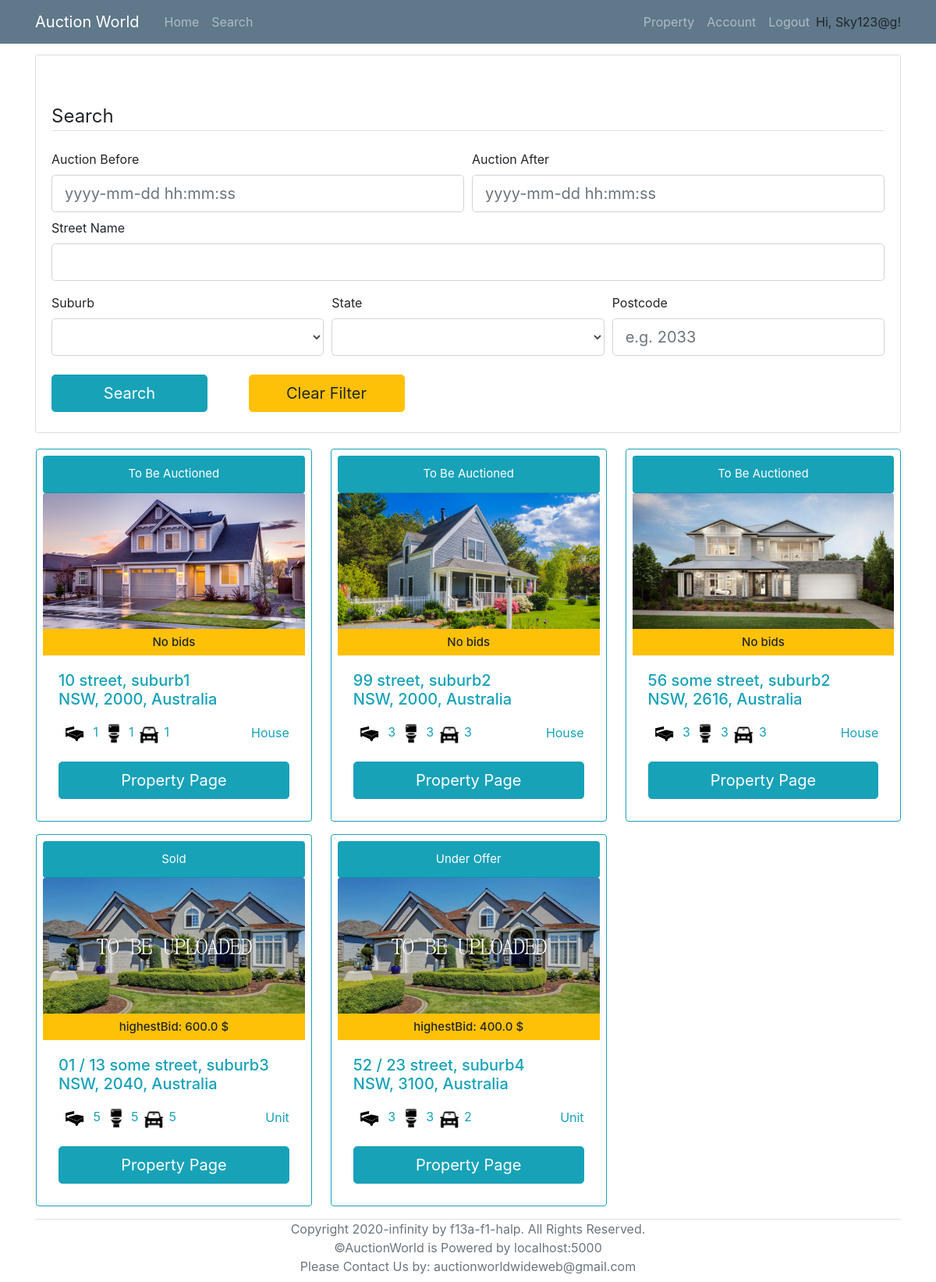
Screenshot of /search (signed in) with the database file from the repository.
### models.py (models this page shows, shortened)
class User(UserMixin, db.Model):
    __tablename__ = 'User'
    id = db.Column(db.Integer, primary_key = True)
    login_name = db.Column(db.String(collation='NOCASE') ,unique=True, nullable=False)
    email = db.Column(db.String, unique=True, nullable=False)
    password_hash = db.Column(db.String, nullable=False)
    address = db.Column(db.String(1000), nullable=False)
    date_of_birth = db.Column(db.DateTime, nullable=False)
    phone_number = db.Column(db.String,unique=True, nullable=False)
    id_confirmation = db.Column(db.String(100), nullable=True)
    auctionId = db.relationship('AuctionDetails', backref='seller', lazy='dynamic')
    properties = db.relationship('Property', backref='sellerID', lazy='dynamic')
    cards = db.relationship('BankDetails', backref='user', lazy='dynamic')
    registeredProperties = db.relationship('Property',secondary=lambda: RegisteredAssociation.__table__, backref="RegisteredBidders")

class Property(db.Model):
    __tablename__ = 'Property'
    id = db.Column(db.Integer, primary_key = True)
    property_type = db.Column(db.String)
    add_unit = db.Column(db.String(100))
    add_num = db.Column(db.String(100))
    add_name = db.Column(db.String(100))
    add_suburb = db.Column(db.String(100))
    add_state = db.Column(db.String(3))
    add_pc = db.Column(db.String(4))
    num_bedrooms = db.Column(db.Integer)
    num_parking = db.Column(db.Integer)
    num_bathrooms = db.Column(db.Integer)
    parking_features = db.Column(db.String)
    building_size = db.Column(db.Integer)
    land_size = db.Column(db.Integer)
    inspection_date = db.Column(db.DateTime)
    description = db.Column(db.String(2000))
    year_built = db.Column(db.Integer)
    status = db.Column(db.String)
    seller = db.Column(db.Integer, db.ForeignKey('User.id'))
    auctionId = db.relationship('AuctionDetails', backref='Property', uselist=False)
    photo_collection = db.relationship('Photos', backref='Property', lazy='dynamic')
    registeredBidders = db.relationship('User',secondary=lambda: RegisteredAssociation.__table__, backref="RegisteredProperties")

class Photos(db.Model):
    __tablename__ = 'Photos'
    id = db.Column(db.Integer, primary_key = True)
    photo = db.Column(db.String)
    property_id = db.Column(db.Integer, db.ForeignKey('Property.id'))

### routes.py (the view, shortened to what this page needs)
@app.route('/search', methods=['POST','GET'])
@login_required
def search():
    form=searchForm()
    available_suburbs=db.session.query(Property.add_suburb).distinct(Property.add_suburb)
    available_states=db.session.query(Property.add_state).distinct(Property.add_state)
    form.suburb.choices=[("")]+[(i.add_suburb) for i in available_suburbs]
    form.state.choices=[("")]+[(i.add_state) for i in available_states]
    full_list = db.session.query(Property,AuctionDetails,func.max(Bid.Amount).label('highestBid'))\
                        .outerjoin(AuctionDetails, AuctionDetails.PropertyID==Property.id)\
                        .outerjoin(Bid, Bid.AuctionID == AuctionDetails.id)\
                        .group_by(Property.id)
    property_Id=[]
    return render_template('search.html', title='search', form=form, properties=full_list)

### forms.py
class searchForm(FlaskForm):
    auction_before =  DateTimeField('Auction Before', format='%Y-%m-%d %H:%M:%S',validators=[Optional()])
    auction_after = DateTimeField('Auction After', format='%Y-%m-%d %H:%M:%S',validators=[Optional()])
    suburb = SelectField('Suburb', validators=[Optional()])
    state = SelectField('State', validators=[Optional()])
    street = StringField('Street Name',validators=[Optional()])
    postcode = StringField('Postcode', validators=[Optional()])
    submit = SubmitField('Search')
    clear = SubmitField('Clear Filter')

### models.py (called while the page is built)
@login_manager.user_loader
def load_user(id):
    return User.query.get(id)

### templates/search.html (shortened to what this page needs)
{% extends "base.html" %}
{% block content %}
	<div class="content-section">
		<form action="" method= "POST" style="margin-top: 50px;" novalidate>
			<fieldset class="form-group">
				<legend class="border-bottom mb-4">Search</legend>
				<div class="form-row">
					<div class="col">
						{{ form.auction_before.label }}<br>
						{% if form.auction_before.errors %}
							{{ form.auction_before(class="form-control form-control-lg is-invalid") }}
							<div class="invalid-feedback">
								{% for error in form.auction_before.errors %}
									<span>{{ error }}</span>
								{% endfor %}
							</div>
						{% else %}
							{{ form.auction_before(class="form-control form-control-lg", placeholder="yyyy-mm-dd hh:mm:ss") }}
						{% endif %}
					</div>
					<div class="col">
						{{ form.auction_after.label }}<br>
						{% if form.auction_after.errors %}
							{{ form.auction_after(class="form-control form-control-lg is-invalid") }}
							<div class="invalid-feedback">
								{% for error in form.auction_after.errors %}
									<span>{{ error }}</span>
								{% endfor %}
							</div>
						{% else %}
							{{ form.auction_after(class="form-control form-control-lg", placeholder="yyyy-mm-dd hh:mm:ss") }}
						{% endif %}
					</div>
				</div>
				<div class="form-group mt-2">
					{{ form.street.label }}<br>
					{% if form.street.errors %}
						{{ form.street(class="form-control form-control-lg is-invalid") }}
						<div class="invalid-feedback">
							{% for error in form.street.errors %}
								<span>{{ error }}</span>
							{% endfor %}
						</div>
					{% else %}
						{{ form.street(class="form-control form-control-lg") }}
					{% endif %}
				</div>
				<div class="form-row">
					<div class="col">
					{{ form.suburb.label }}<br>
					{% if form.suburb.errors %}
						{{ form.suburb(class="form-control form-control-lg is-invalid") }}
						<div class="invalid-feedback">
							{% for error in form.suburb.errors %}
								<span>{{ error }}</span>
							{% endfor %}
						</div>
					{% else %}
						{{ form.suburb(class="form-control form-control-lg") }}
					{% endif %}
					</div>
					<div class="col">
					{{ form.state.label }}<br>
					{% if form.state.errors %}
						{{ form.state(class="form-control form-control-lg is-invalid") }}
						<div class="invalid-feedback">
							{% for error in form.state.errors %}
								<span>{{ error }}</span>
							{% endfor %}
						</div>
					{% else %}
						{{ form.state(class="form-control form-control-lg") }}
					{% endif %}
					</div>
					<div class="col">
					{{ form.postcode.label }}<br>
					{% if form.postcode.errors %}
						{{ form.postcode(class="form-control form-control-lg is-invalid") }}
						<div class="invalid-feedback">
							{% for error in form.postcode.errors %}
								<span>{{ error }}</span>
							{% endfor %}
						</div>
					{% else %}
						{{ form.postcode(class="form-control form-control-lg", placeholder="e.g. 2033") }}
					{% endif %}
					</div>
				</div>
				<div class="form-group mt-4 mb-0">
					{{ form.submit(class="btn btn-info btn-lg mr-5" ,style="width:200px") }}
					{{ form.clear (class="btn btn-warning btn-lg",style="width:200px") }}
				</div>
			</fieldset>
		</form>
	</div>
	<div class="row col-xl-15">
		{% if properties.count() == 0 %}
			<div style="width:100%; text-align: center; margin-bottom: 100px;">
				<h1 class="text-info">No results found.</h1>
			</div>
		{% else %}
			{% for (p,a,b) in properties %}
				<div class="card border-info p-2 col-md-3.8 ml-3 mr-2 mb-3">
					<div class="card-header rounded text-center bg-info text-white" style="font-size: 15px;">
						{% if p.status == "auction" %}
							To Be Auctioned
						{% elif p.status == "sold" %}
							Sold
						{% else %}
							Under Offer
						{% endif %}
					</div>
					{% if not p.photo_collection.all() %}
						<img class="card-img-top" src="/static/propertyImage/Sample.jpg" alt="Card image cap" style="width:335.81px; height: 180px;" >
					{% else %}
						<img class="card-img-top" src="/static/propertyImage/{{p.photo_collection.first().photo}}" alt="Card image cap" style="width:335.81px; height: 180px;" >
					{% endif %}
					<h6 class="card-subtitle pt-2 pb-2 text-center bg-warning" style="font-size: 15px;">
                        {% if b:%}
                            highestBid: {{b}} $
                        {% else %}
                            No bids
                        {% endif%}
                    </h6>
					<div class="card-body text-info">
						<h4 class="card-title" style="font-size: 20px;">
							{% if p.add_unit %}
								{{p.add_unit}} /
							{% endif %}
							{{p.add_num}} {{p.add_name}}, {{p.add_suburb}} <br> {{p.add_state}}, {{p.add_pc}}, Australia
						</h4>
						<p class="card-text">
							<span><img src="/static/icons/bedicon.png" alt="Card image cap" style="width:40px; height: 40px;"> {{p.num_bedrooms}}</span>
							<span><img src="/static/icons/restroom.png" alt="Card image cap" style="width:30px; height: 30px;"> {{p.num_bathrooms}}</span>
							<span><img src="/static/icons/car.png" alt="Card image cap" style="width:30px; height: 30px;"> {{p.num_parking}}</span>
							<span style="float: right; margin-top: 7px;">{{p.property_type}}</span>
						</p>
						<a href={{ url_for("viewProperty", property_id=p.id) }} class="btn btn-info btn-lg" style="width: 100%;">Property Page</a>
					</div>
				</div>
			{% endfor %}
		{% endif %}
	</div>
</div>
{% endblock %}

### templates/base.html (shortened to what this page needs)
<!DOCTYPE html>
<html lang="en">
<head>
    <link rel="stylesheet" type="text/css" href="../static/css/main.css">
    <link rel="stylesheet" href="https://maxcdn.bootstrapcdn.com/bootstrap/4.0.0/css/bootstrap.min.css">
</head>
<body>
    <header class="site-header">
        <nav class="navbar navbar-expand-md navbar-dark bg-steel fixed-top">
          <div class="container">
            <a class="navbar-brand mr-4" href="/" >Auction World</a>
            <div class="collapse navbar-collapse" id="navbarToggle">
              <div class="navbar-nav mr-auto">
                <a class="nav-item nav-link" href="{{ url_for('home') }}">Home</a>
                <a class="nav-item nav-link" href="/search">Search</a>
              </div>
              <div class="navbar-nav">
                {% if current_user.is_authenticated %}
                  <a class="nav-item nav-link" href="/property">Property</a>
                  <a class="nav-item nav-link" href={{ url_for("account", user_id=current_user.id) }}>Account</a>
                  <a class="nav-item nav-link" href="/logout">Logout</a>
                  <p style="margin-top: 8px; margin-bottom: 0px;">Hi, {{ current_user.login_name }}!</p>
                {% endif %}
              </div>
            </div>
          </div>
        </nav>
      </header>
      <main role="main" class="container" style="margin-top: 70px;">
        <div class="row">
          <div class="col-md-12">
            {% block content %}{% endblock %}
          </div>
        <div class="border-top relative-bottom text-center text-muted mb-2" >
          Copyright 2020-infinity by f13a-f1-halp. All Rights Reserved. <br>
          ©AuctionWorld is Powered by localhost:5000 <br>
          Please Contact Us by: auctionworldwideweb@gmail.com
        </div>
      </main>
</body>
</html>

### static/css/main.css (style rules this page uses)
body { background: #fafafa; color: #333333; margin-top: 5rem; }
h1, h2, h3, h4, h5, h6 { color: #444444; }
.bg-steel { background-color: #5f788a; }
.site-header .navbar-nav .nav-link { color: #cbd5db; }
.content-section { background: #ffffff; padding: 10px 20px; border: 1px solid #dddddd; border-radius: 3px; margin-bottom: 20px; }

### rows the page displays
User: login_name "Sky123@g"
Property: status "To Be Auctioned", photo_collection.first (picture), shows "No bids", add_num "10", add_name "street", add_suburb "suburb1", add_state "NSW", add_pc "2000", num_bedrooms "1", num_bathrooms "1", num_parking "1", property_type "House"
Property: status "To Be Auctioned", photo_collection.first (picture), shows "No bids", add_num "99", add_name "street", add_suburb "suburb2", add_state "NSW", add_pc "2000", num_bedrooms "3", num_bathrooms "3", num_parking "3", property_type "House"
Property: status "To Be Auctioned", photo_collection.first (picture), shows "No bids", add_num "56", add_name "some street", add_suburb "suburb2", add_state "NSW", add_pc "2616", num_bedrooms "3", num_bathrooms "3", num_parking "3", property_type "House"
Property: status "Sold", b "600.0", add_unit "01", add_num "13", add_name "some street", add_suburb "suburb3", add_state "NSW", add_pc "2040", num_bedrooms "5", num_bathrooms "5", num_parking "5", property_type "Unit"
Property: status "Under Offer", b "400.0", add_unit "52", add_num "23", add_name "street", add_suburb "suburb4", add_state "NSW", add_pc "3100", num_bedrooms "3", num_bathrooms "3", num_parking "2", property_type "Unit"
